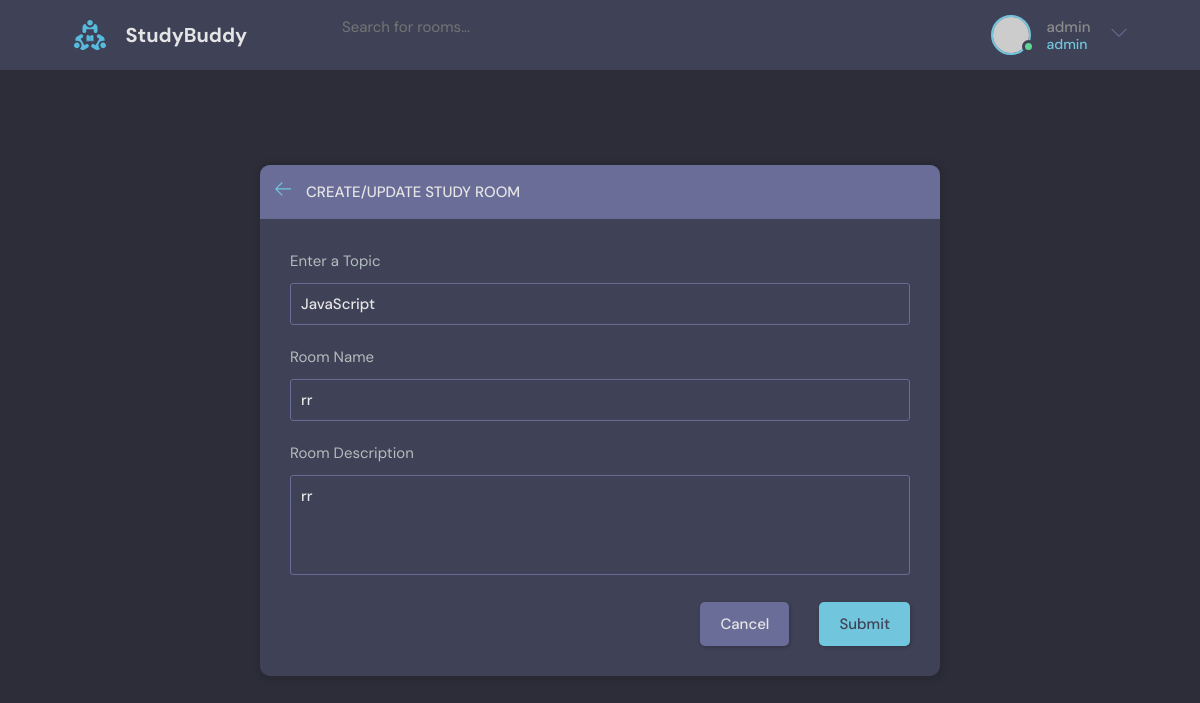
Page /update-room/4/ (signed in) on the earlier database version.
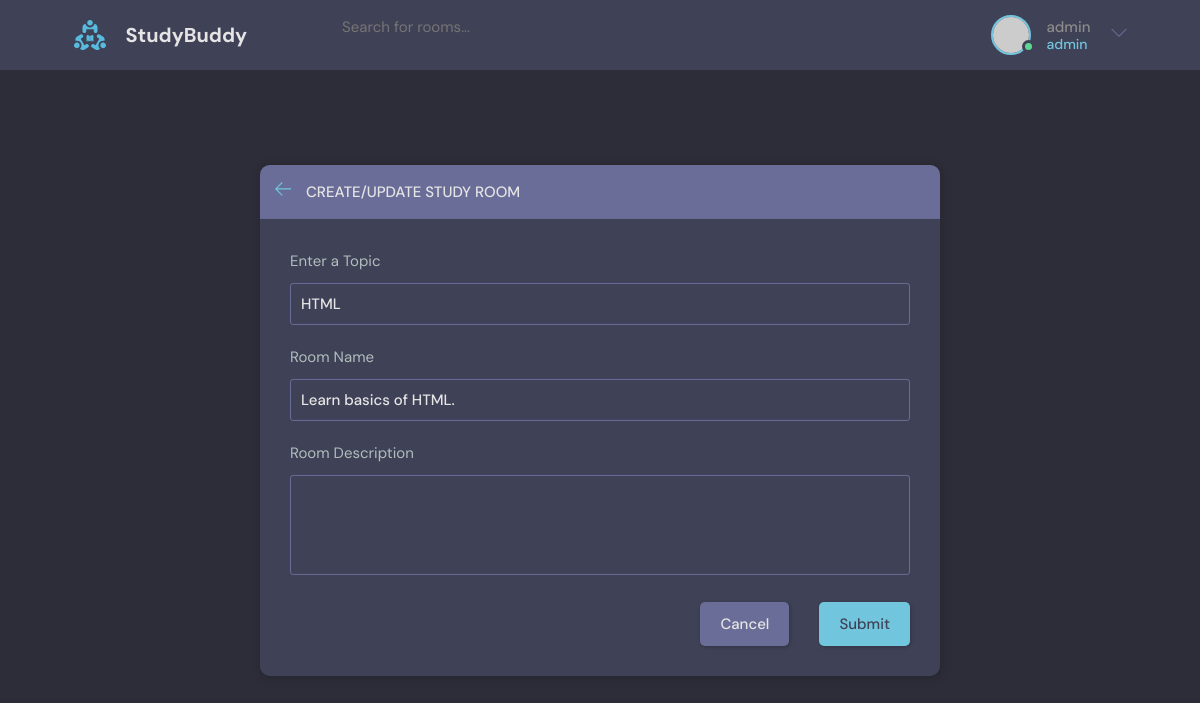
Same page on the later database version.
### base/models.py (models this page shows, shortened)
class Room(models.Model):
    host = models.ForeignKey(User, on_delete=models.SET_NULL, null=True)
    topic = models.ForeignKey(Topic, on_delete=models.SET_NULL, null=True)
    name = models.CharField(max_length=75)
    participants = models.ManyToManyField(User, related_name='participants', blank=True)
    description = models.TextField(null=True, blank=True)
    updated = models.DateTimeField(auto_now=True)
    created = models.DateTimeField(auto_now_add=True)
    class Meta:
        ordering = ['-updated', '-created']

class Topic(models.Model):
    name = models.CharField(max_length=50)

### base/views.py (the view, shortened to what this page needs)
# urls.py: path('update-room/<str:pk>/',views.updateRoom, name='update-room'),
@login_required(login_url='login')
def updateRoom(request, pk):
    room = Room.objects.get(id=pk)
    form = RoomForm(instance=room)
    topics=Topic.objects.all
    if request.user != room.host:
        return HttpResponse('403 Forbidden')
    context = {'form':form,'topics':topics,'room':room}
    return render(request, 'base/room_form.html', context)

### base/forms.py
class RoomForm(ModelForm):
    class Meta:
        model = Room
        fields = '__all__'
        exclude = ['participants','host']

### base/templates/base/room_form.html (shortened to what this page needs)
{% extends 'main.html' %}
{% block content %}
  <main class="create-room layout">
    <div class="container">
      <div class="layout__box">
        <div class="layout__boxHeader">
          <div class="layout__boxTitle">
            <a href="index.html">
              <svg version="1.1" xmlns="http://www.w3.org/2000/svg" width="32" height="32" viewBox="0 0 32 32">
                <title>arrow-left</title>
                <path
                  d="M13.723 2.286l-13.723 13.714 13.719 13.714 1.616-1.611-10.96-10.96h27.625v-2.286h-27.625l10.965-10.965-1.616-1.607z">
                </path>
              </svg>
            </a>
            <h3>Create/Update Study Room</h3>
          </div>
        </div>
        <div class="layout__body">
          <form class="form" action="" method="POST">
            <div class="form__group">
              <label for="room_topic">Enter a Topic</label>
              <input required type="text" value="{{room.topic.name}}" name="topic" list="topic-list" />
            </div>
            <div class="form__group">
              <label for="room_name">Room Name</label>
              {{form.name}}
            </div>
            <div class="form__group">
              <label for="room_description">Room Description</label>
              {{form.description}}
            </div>
            <div class="form__action">
              <a class="btn btn--dark" href="index.html">Cancel</a>
              <button class="btn btn--main" type="submit">Submit</button>
            </div>
          </form>
        </div>
      </div>
    </div>
  </main>
  {% endblock content %}

Differences in the rows shown:
changed Room: topic "JavaScript" → "HTML"; name "rr" → "Learn basics of HTML."; description "rr" → (not shown)
